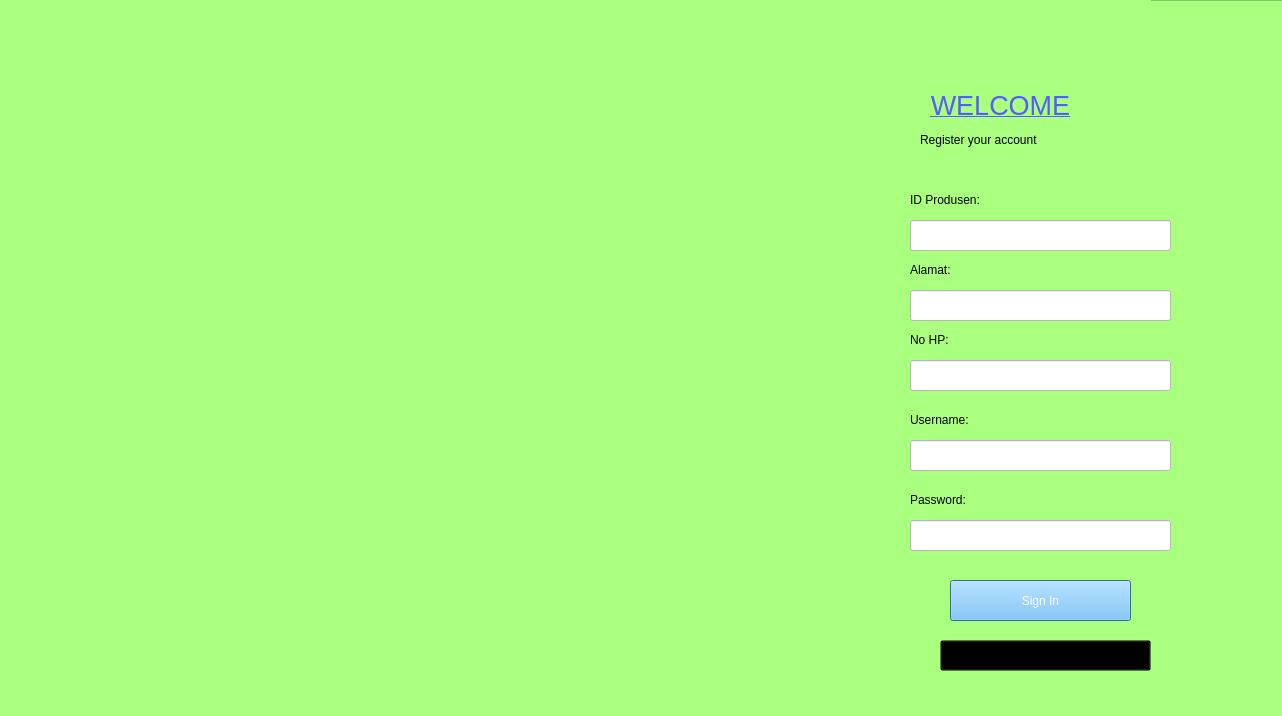
<?xml version="1.0" encoding="UTF-8"?>
<ui version="4.0">
 <class>Dialog</class>
 <widget class="QDialog" name="Dialog">
  <property name="geometry">
   <rect>
    <x>0</x>
    <y>0</y>
    <width>1282</width>
    <height>716</height>
   </rect>
  </property>
  <property name="windowTitle">
   <string>Dialog</string>
  </property>
  <property name="sizeGripEnabled">
   <bool>false</bool>
  </property>
  <widget class="QFrame" name="frame">
   <property name="geometry">
    <rect>
     <x>-10</x>
     <y>0</y>
     <width>1311</width>
     <height>721</height>
    </rect>
   </property>
   <property name="styleSheet">
    <string notr="true">background-color: rgb(170, 255, 127);</string>
   </property>
   <property name="frameShape">
    <enum>QFrame::StyledPanel</enum>
   </property>
   <property name="frameShadow">
    <enum>QFrame::Raised</enum>
   </property>
   <widget class="QLabel" name="label">
    <property name="geometry">
     <rect>
      <x>-410</x>
      <y>0</y>
      <width>1571</width>
      <height>771</height>
     </rect>
    </property>
    <property name="styleSheet">
     <string notr="true">image: url(:/newPrefix/Secure login-pana.png);</string>
    </property>
    <property name="text">
     <string/>
    </property>
   </widget>
   <widget class="QLineEdit" name="leIDpro">
    <property name="geometry">
     <rect>
      <x>920</x>
      <y>220</y>
      <width>261</width>
      <height>31</height>
     </rect>
    </property>
    <property name="styleSheet">
     <string notr="true">background-color: rgb(255, 255, 255);</string>
    </property>
   </widget>
   <widget class="QLabel" name="label_19">
    <property name="geometry">
     <rect>
      <x>910</x>
      <y>80</y>
      <width>201</width>
      <height>51</height>
     </rect>
    </property>
    <property name="styleSheet">
     <string notr="true">background-color: rgb(170, 255, 127);
text-decoration: underline;
font: 75 8pt &quot;MS Shell Dlg 2&quot;;
color: rgb(84, 92, 255);
font: 8pt &quot;Sitka Small&quot;;</string>
    </property>
    <property name="text">
     <string>&lt;html&gt;&lt;head/&gt;&lt;body&gt;&lt;p align=&quot;center&quot;&gt;&lt;span style=&quot; font-size:20pt;&quot;&gt;WELCOME&lt;/span&gt;&lt;/p&gt;&lt;/body&gt;&lt;/html&gt;</string>
    </property>
   </widget>
   <widget class="QLabel" name="label_20">
    <property name="geometry">
     <rect>
      <x>920</x>
      <y>190</y>
      <width>181</width>
      <height>21</height>
     </rect>
    </property>
    <property name="styleSheet">
     <string notr="true">background-color: rgb(170, 255, 127);</string>
    </property>
    <property name="text">
     <string>&lt;html&gt;&lt;head/&gt;&lt;body&gt;&lt;p&gt;&lt;span style=&quot; font-size:9pt;&quot;&gt;ID Produsen:&lt;/span&gt;&lt;/p&gt;&lt;/body&gt;&lt;/html&gt;</string>
    </property>
   </widget>
   <widget class="QPushButton" name="SignIn">
    <property name="geometry">
     <rect>
      <x>960</x>
      <y>580</y>
      <width>181</width>
      <height>41</height>
     </rect>
    </property>
    <property name="styleSheet">
     <string notr="true">background-color: rgb(111, 193, 255);
color: rgb(255, 255, 255);
font: 15pt &quot;Times New Roman&quot;;</string>
    </property>
    <property name="text">
     <string>Sign In</string>
    </property>
   </widget>
   <widget class="QLineEdit" name="leNamaPro">
    <property name="geometry">
     <rect>
      <x>920</x>
      <y>440</y>
      <width>261</width>
      <height>31</height>
     </rect>
    </property>
    <property name="styleSheet">
     <string notr="true">background-color: rgb(255, 255, 255);</string>
    </property>
   </widget>
   <widget class="QLabel" name="label_21">
    <property name="geometry">
     <rect>
      <x>930</x>
      <y>130</y>
      <width>201</width>
      <height>21</height>
     </rect>
    </property>
    <property name="styleSheet">
     <string notr="true">background-color: rgb(170, 255, 127);</string>
    </property>
    <property name="text">
     <string>&lt;html&gt;&lt;head/&gt;&lt;body&gt;&lt;p&gt;&lt;span style=&quot; font-size:9pt;&quot;&gt;Register your account&lt;/span&gt;&lt;/p&gt;&lt;/body&gt;&lt;/html&gt;</string>
    </property>
   </widget>
   <widget class="QLabel" name="label_22">
    <property name="geometry">
     <rect>
      <x>920</x>
      <y>410</y>
      <width>181</width>
      <height>21</height>
     </rect>
    </property>
    <property name="styleSheet">
     <string notr="true">background-color: rgb(170, 255, 127);</string>
    </property>
    <property name="text">
     <string>&lt;html&gt;&lt;head/&gt;&lt;body&gt;&lt;p&gt;&lt;span style=&quot; font-size:9pt;&quot;&gt;Username:&lt;/span&gt;&lt;/p&gt;&lt;/body&gt;&lt;/html&gt;</string>
    </property>
   </widget>
   <widget class="QLineEdit" name="leHP">
    <property name="geometry">
     <rect>
      <x>920</x>
      <y>360</y>
      <width>261</width>
      <height>31</height>
     </rect>
    </property>
    <property name="styleSheet">
     <string notr="true">background-color: rgb(255, 255, 255);</string>
    </property>
   </widget>
   <widget class="QLabel" name="label_23">
    <property name="geometry">
     <rect>
      <x>920</x>
      <y>330</y>
      <width>181</width>
      <height>21</height>
     </rect>
    </property>
    <property name="styleSheet">
     <string notr="true">background-color: rgb(170, 255, 127);</string>
    </property>
    <property name="text">
     <string>&lt;html&gt;&lt;head/&gt;&lt;body&gt;&lt;p&gt;&lt;span style=&quot; font-size:9pt;&quot;&gt;No HP:&lt;/span&gt;&lt;/p&gt;&lt;/body&gt;&lt;/html&gt;</string>
    </property>
   </widget>
   <widget class="QLineEdit" name="leAlamat">
    <property name="geometry">
     <rect>
      <x>920</x>
      <y>290</y>
      <width>261</width>
      <height>31</height>
     </rect>
    </property>
    <property name="styleSheet">
     <string notr="true">background-color: rgb(255, 255, 255);</string>
    </property>
   </widget>
   <widget class="QLabel" name="label_24">
    <property name="geometry">
     <rect>
      <x>920</x>
      <y>260</y>
      <width>181</width>
      <height>21</height>
     </rect>
    </property>
    <property name="styleSheet">
     <string notr="true">background-color: rgb(170, 255, 127);</string>
    </property>
    <property name="text">
     <string>&lt;html&gt;&lt;head/&gt;&lt;body&gt;&lt;p&gt;&lt;span style=&quot; font-size:9pt;&quot;&gt;Alamat:&lt;/span&gt;&lt;/p&gt;&lt;/body&gt;&lt;/html&gt;</string>
    </property>
   </widget>
   <widget class="QLabel" name="label_25">
    <property name="geometry">
     <rect>
      <x>920</x>
      <y>490</y>
      <width>181</width>
      <height>21</height>
     </rect>
    </property>
    <property name="styleSheet">
     <string notr="true">background-color: rgb(170, 255, 127);</string>
    </property>
    <property name="text">
     <string>&lt;html&gt;&lt;head/&gt;&lt;body&gt;&lt;p&gt;&lt;span style=&quot; font-size:9pt;&quot;&gt;Password:&lt;/span&gt;&lt;/p&gt;&lt;/body&gt;&lt;/html&gt;</string>
    </property>
   </widget>
   <widget class="QLineEdit" name="lePassPro">
    <property name="geometry">
     <rect>
      <x>920</x>
      <y>520</y>
      <width>261</width>
      <height>31</height>
     </rect>
    </property>
    <property name="styleSheet">
     <string notr="true">background-color: rgb(255, 255, 255);</string>
    </property>
    <property name="echoMode">
     <enum>QLineEdit::Password</enum>
    </property>
   </widget>
   <widget class="QPushButton" name="kembali">
    <property name="geometry">
     <rect>
      <x>950</x>
      <y>640</y>
      <width>211</width>
      <height>31</height>
     </rect>
    </property>
    <property name="font">
     <font>
      <family>Times New Roman</family>
      <pointsize>12</pointsize>
     </font>
    </property>
    <property name="styleSheet">
     <string notr="true">background-color: rgba(0,0,0,0);</string>
    </property>
    <property name="text">
     <string>Kembali ke menu utama </string>
    </property>
   </widget>
  </widget>
 </widget>
 <resources>
  <include location="res.qrc"/>
  <include location="tes.qrc"/>
 </resources>
 <connections/>
</ui>
